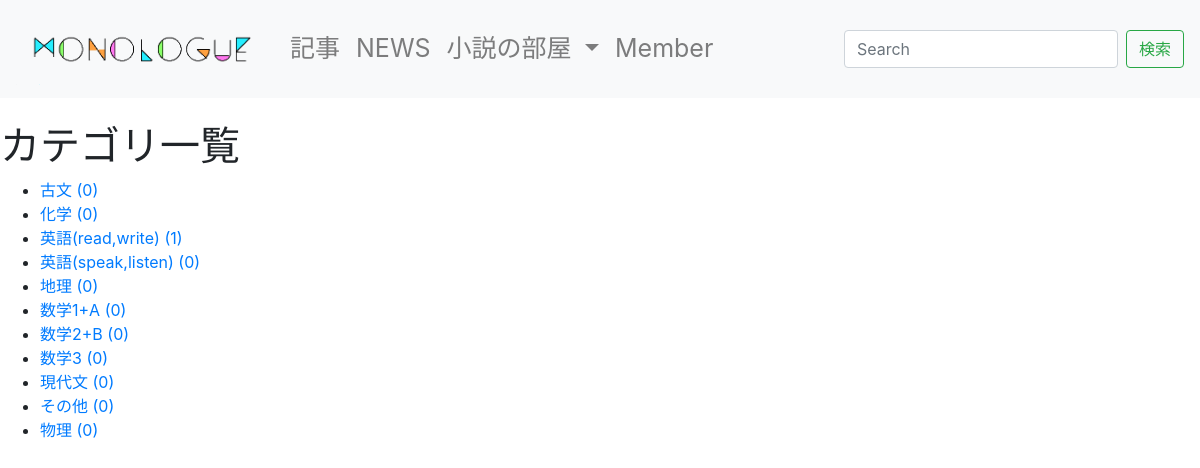
The page /categories/ on the database as committed earlier.
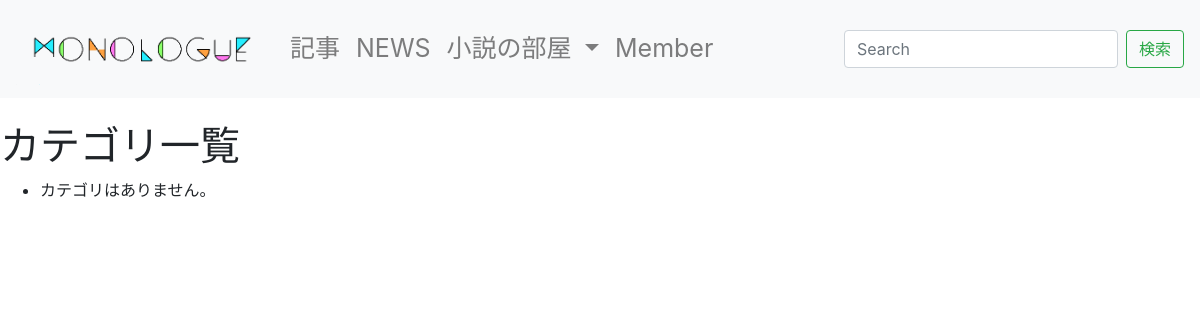
The same page on the database as committed later.
### blog/models.py (models this page shows, shortened)
class Category(models.Model):
    name = models.CharField(max_length=255)
    slug = models.SlugField(unique=True)
    timestamp = models.DateTimeField(auto_now_add=True)

### blog/views.py (the view)
# urls.py: path('categories/', CategoryListView.as_view(), name='category_list'),
class CategoryListView(ListView):
    queryset = Category.objects.annotate(
        num_posts=Count('post', filter=Q(post__is_public=True)))

### dbsite/context_processors.py (called while the page is built)
def common(request):
    context = {
        'categories': Category.objects.annotate(
            num_posts=Count('post', filter=Q(post__is_public=True))),
        'tags': Tag.objects.annotate(
            num_posts=Count('post', filter=Q(post__is_public=True))),
    }
    return context

### blog/templates/blog/category_list.html (shortened to what this page needs)
{% extends "base.html" %}
{% block content %}
<h1>カテゴリ一覧</h1>
<ul>
  {% for category in object_list %}
  <li><a href="{% url 'blog:category_post' category.slug %}">{{ category.name }} ({{ category.num_posts }})</a></li>
  {% empty %}
  <li>カテゴリはありません。</li>
  {% endfor %}
</ul>
{% endblock %}

### templates/base.html (shortened to what this page needs)
{% load static %}
<!DOCTYPE html>
<html lang="ja">
<head>
  <link rel="stylesheet" href="{% static 'blog.css' %}">
  <link rel="stylesheet" href="https://stackpath.bootstrapcdn.com/bootstrap/4.1.3/css/bootstrap.min.css">
</head>
<body>
  {% include "base/navbar.html" %}
  {% block content %}
  {% endblock %}
</body>
</html>

### templates/base/navbar.html (shortened to what this page needs)
{% load static %}
<nav class="navbar navbar-expand-lg navbar-light bg-light mb-4">
  <a class="navbar-brand" style="width:250px;" href="/"><img class="logo" src="{% static 'img/Monologue-logo.png' %}"></a>
  <div class="collapse navbar-collapse" id="navbarSupportedContent">
    <ul class="navbar-nav mr-auto">
      <li class="nav-item">
        <a style="font-size: 25px;" class="nav-link" href="/">記事<span class="sr-only">(current)</span></a>
      </li>
      <li class="nav-item">
        <a style="font-size: 25px;" class="nav-link" href="/news/">NEWS</a>
      </li>
      <li class="nav-item dropdown">
        <a style="font-size: 25px;" class="nav-link dropdown-toggle" href="#" id="navbarDropdown" role="button" data-toggle="dropdown" aria-haspopup="true" aria-expanded="false">
          小説の部屋
        </a>
      </li>
      <li class="nav-item">
        <a style="font-size: 25px;" class="nav-link" href="/member/">Member</a>
      </li>
    </ul>
    {% include "blog/snippets/search_form.html" %}
  </div>
</nav>

### blog/templates/blog/snippets/search_form.html
<form class="form-inline my-2 my-lg-0" action="{% url 'blog:search_post' %}" method="GET">
  <input class="form-control mr-sm-2" type="search" name="q" value="{{ request.GET.q }}" placeholder="Search" aria-label="Search">
  <button class="btn btn-outline-success my-2 my-sm-0" type="submit">検索</button>
</form>

### blog/static/blog.css (style rules this page uses)
.logo { width: 100%; }
a.navbar-brand { width: 100%; }
img { max-width: 100%; }
@media (min-width: 576px) { .logo { width: 100%; } }
@media (min-width: 576px) { a.navbar-brand { width: 50%; } }

Rows that differ between the two databases and show on the page:
removed Category: name "古文", num_posts "0"
removed Category: name "化学", num_posts "0"
removed Category: name "英語(read,write)", num_posts "1"
removed Category: name "英語(speak,listen)", num_posts "0"
removed Category: name "地理", num_posts "0"
removed Category: name "数学1+A", num_posts "0"
removed Category: name "数学2+B", num_posts "0"
removed Category: name "数学3", num_posts "0"
removed Category: name "現代文", num_posts "0"
removed Category: name "その他", num_posts "0"
removed Category: name "物理", num_posts "0"
Other text that changed with them:
text now shown: "カテゴリはありません。"
